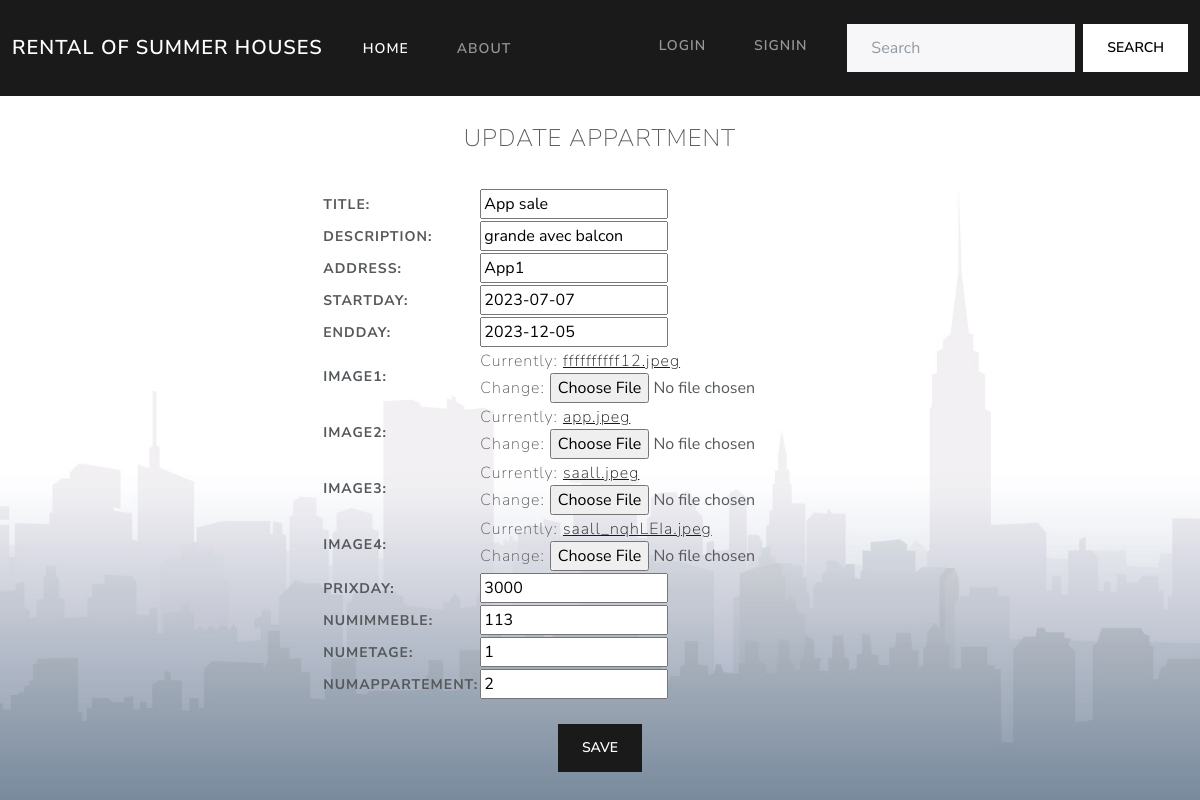
The page /updateapp/4/ on the database its author committed.
### Consulte_poste/models.py (models this page shows, shortened)
class Maison(models.Model):
    user=models.ForeignKey(settings.AUTH_USER_MODEL, on_delete=models.CASCADE)
    Title = models.CharField(max_length=20)
    Description = models.CharField(max_length=100)
    Address =models.CharField(max_length=40)
    Image1 = models.ImageField()
    Image2 = models.ImageField()
    Image3 = models.ImageField()
    Image4 = models.ImageField()
    PrixDay = models.PositiveIntegerField()
    StartDay =models.DateField()
    EndDay = models.DateField()
    class Meta :
        abstract = True

class Appartement(Maison):
    NumImmeble = models.PositiveIntegerField()
    NumEtage= models.PositiveIntegerField()
    NumAppartement=models.PositiveIntegerField()

### Consulte_poste/views.py (the view)
# urls.py: path('updateapp/<int:pk>/' , AppUpdateView.as_view(),name='Update-App'),
class AppUpdateView(UpdateView):
    template_name="Updateapp.html"
    model=Appartement
    fields=["Title","Description","Address","StartDay","EndDay","Image1","Image2","Image3","Image4","PrixDay","NumImmeble","NumEtage","NumAppartement"]
    success_url='/listpersonalapp/'

### Consulte_poste/templates/Updateapp.html (shortened to what this page needs)
{% load static %}
<!DOCTYPE html>
<html>
  <head>
    <link rel="stylesheet" href="{% static 'css/bootstrap.min.css' %}" />
  </head>
  <body>
    <nav class="navbar navbar-expand-lg navbar-dark bg-primary">
      <div class="container-fluid">
        <a class="navbar-brand" href="{% url 'Consulte_poste:homeIn' %}">rental of summer houses</a>
        <div class="collapse navbar-collapse" id="navbarColor01">
          <ul class="navbar-nav me-auto">
            <li class="nav-item">
              <a class="nav-link active" href="{% url 'Consulte_poste:homeIn' %}">Home
              </a>
            </li>
            <li class="nav-item">
              <a class="nav-link" href="#">About</a>
            </li>
          </ul>
          <form class="d-flex">
            {% if user.is_authenticated %}
            <ul class="navbar-nav me-auto">
                <li class="nav-item dropdown">
                    <a class="nav-link dropdown-toggle" data-bs-toggle="dropdown" href="#" role="button" aria-haspopup="true" aria-expanded="false">{{user}} ACTIONS</a>
                    <div class="dropdown-menu">
                      <a class="dropdown-item" href="{% url 'Consulte_poste:Add-villa' %}">Add your villa</a>
                      <a class="dropdown-item" href="{% url 'Consulte_poste:Add-App' %}">Add your appartment</a>
                      <a class="dropdown-item" href="{% url 'Consulte_poste:Liste-Pvilla' %}">Show your villas</a>
                      <a class="dropdown-item" href="{% url 'Consulte_poste:Liste-PApp' %}">Show your appartment</a>
                      <a class="dropdown-item" href="{% url 'Consulte_poste:Liste-PersReserVil' %}">Show all villa reservations </a>
                      <a class="dropdown-item" href="{% url 'Consulte_poste:Liste-PersReserApp' %}">Show all apartment reservations </a>
                    </div>
                  </li>
                  {% if user.is_superuser %}
                  <li class="nav-item dropdown">
                    <a class="nav-link dropdown-toggle" data-bs-toggle="dropdown" href="#" role="button" aria-haspopup="true" aria-expanded="false">ADMIN ACTIONS</a>
                    <div class="dropdown-menu">
                      <a class="dropdown-item" href="{% url 'Consulte_poste:Liste-user' %}">Show all users</a>
                      <a class="dropdown-item" href="{% url 'Consulte_poste:Liste-villa' %}">Show all villas</a>
                      <a class="dropdown-item" href="{% url 'Consulte_poste:Liste-app' %}">Show all appartment</a>
                      <a class="dropdown-item" href="{% url 'Consulte_poste:Liste-ReserVilla' %}">Show all villa reservations</a>
                      <a class="dropdown-item" href="{% url 'Consulte_poste:Liste-Reserapp' %}">Show all apartment reservations</a>
                    </div>
                  </li>
                  {% endif %}
                <li class="nav-item">
                  <a class="nav-link" href="{% url 'Logout' %}">LOGOUT</a>
                </li>
             </ul>
            {% else %}
            <ul class="navbar-nav me-auto">
            <li class="nav-item">
              <a class="nav-link" href="{% url 'Login' %}">LOGIN</a>
            </li>
            <li class="nav-item">
              <a class="nav-link" href="{% url 'Registre' %}">SIGNIN</a>
            </li>
         </ul>
            {% endif %}
            <input class="form-control me-sm-2" type="search" placeholder="Search">
            <button class="btn btn-secondary my-2 my-sm-0" type="submit">Search</button>
          </form>
         </div>
      </div>
    </nav>
    <br>
    <table  class="tabcenter">
    <form method="post">
      <fieldset>
        <legend Align=Center>UPDATE APPARTMENT</legend>
        <br>
        <br>
        {{ form.as_table  }}
      </fieldset>
    </table>
    <br>
    <div style="text-align:center">
<button type="submit" class="btn btn-primary">Save</button>
    </div>
  </body>
</html>

### rows shown on the page
Appartement: Title "App sale", Description "grande avec balcon", Address "App1", StartDay "2023-07-07", EndDay "2023-12-05", PrixDay "3000", NumImmeble "113", NumEtage "1", NumAppartement "2"
